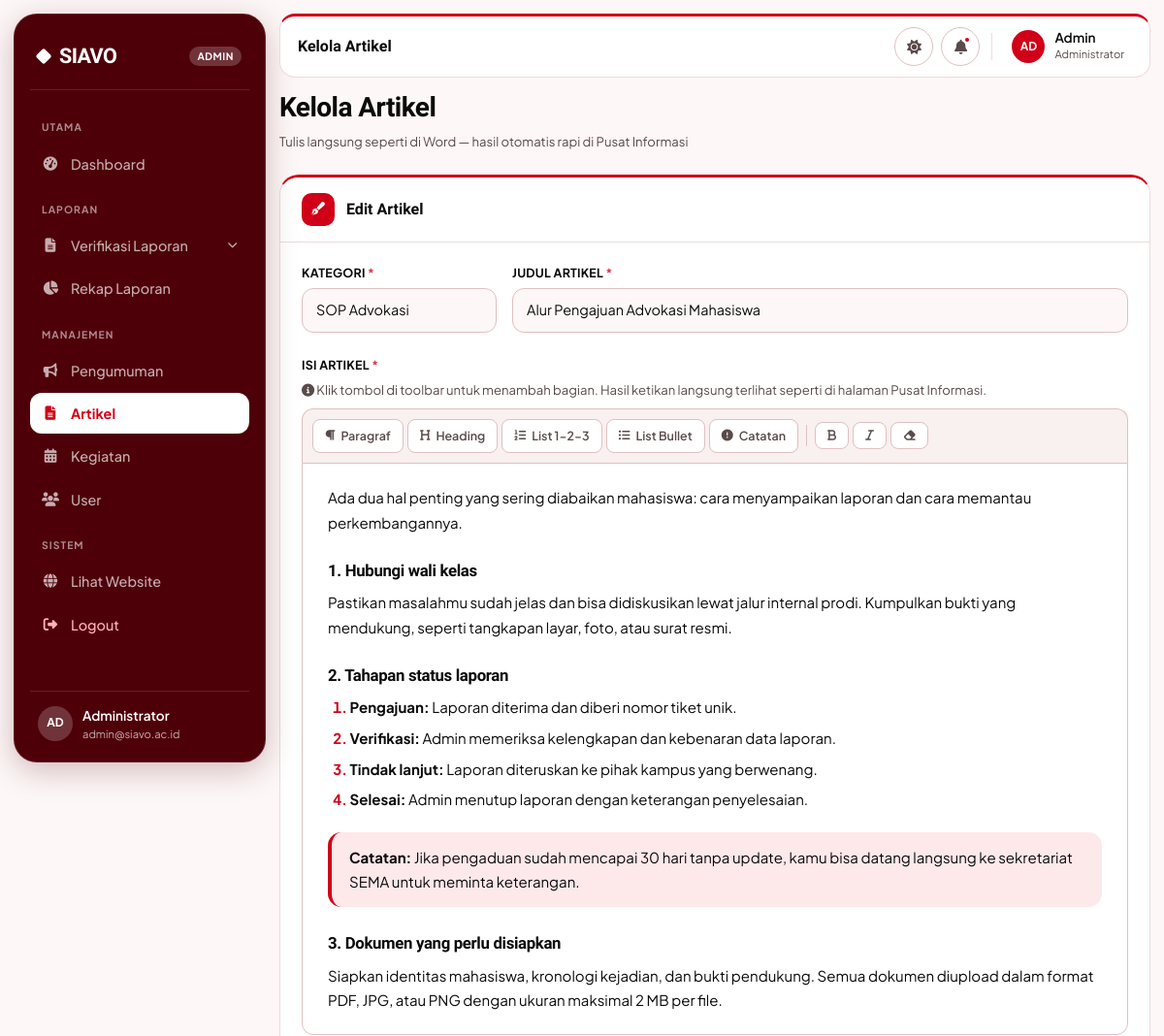
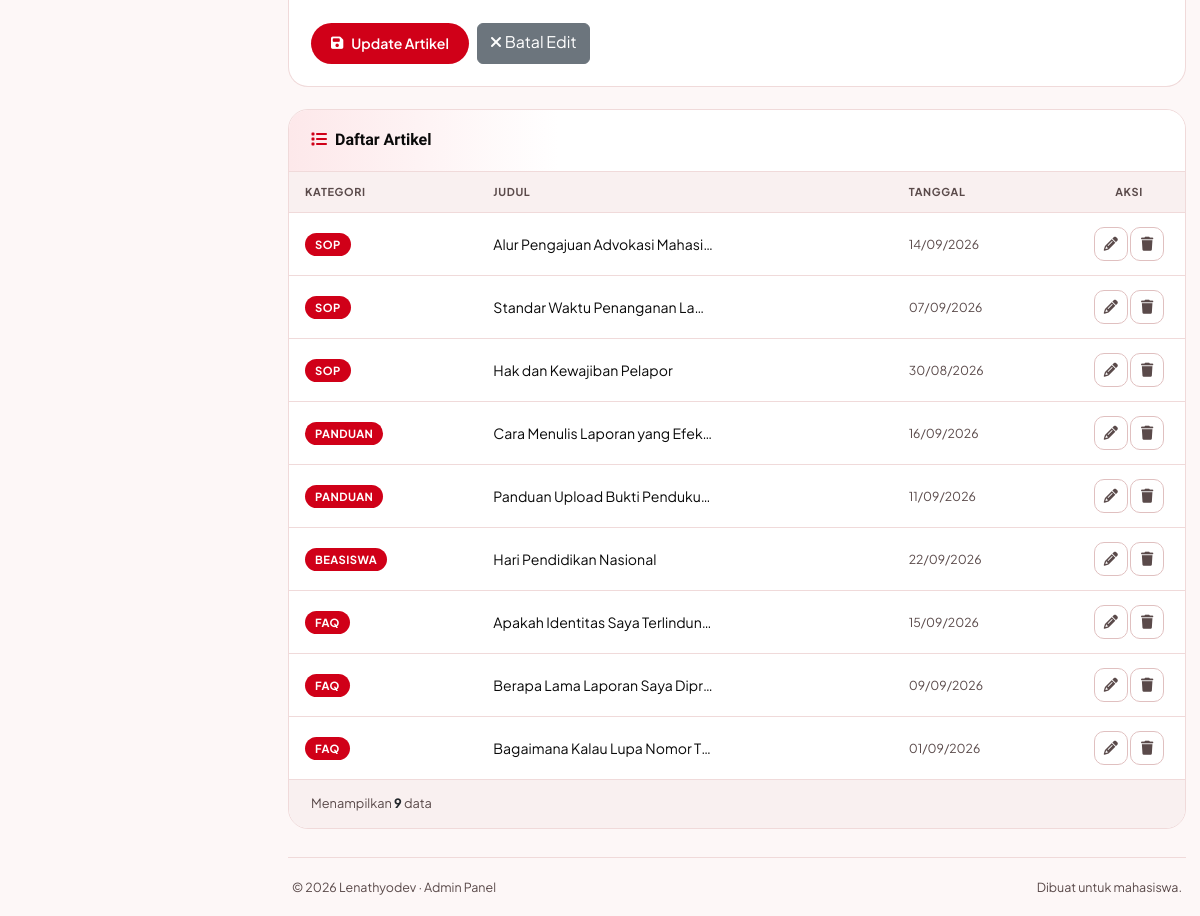
The app's page /admin/kelola-artikel.php?edit=1 (signed in) with its own data (2 pictures, top to bottom).
### tables this page shows
CREATE TABLE `artikel` (
  `id` int(11) NOT NULL,
  `judul` varchar(200) NOT NULL,
  `konten` text NOT NULL,
  `kategori_info` enum('sop','panduan','beasiswa','faq') NOT NULL,
  `created_at` timestamp NOT NULL DEFAULT current_timestamp()
);

### admin/kelola-artikel.php (the view, shortened to what this page needs)
<?php
require_once '../includes/auth_check.php';
$edit_data = null;
if (isset($_GET['edit'])) {
    $edit_id = intval($_GET['edit']);
    $stmt = $conn->prepare("SELECT * FROM artikel WHERE id = ?");
    $stmt->bind_param("i", $edit_id);
    $stmt->execute();
    $edit_data = $stmt->get_result()->fetch_assoc();
}
$artikel = [];
$sql = "SELECT * FROM artikel ORDER BY kategori_info, created_at DESC";
$result = $conn->query($sql);
if ($result) {
    while ($row = $result->fetch_assoc()) {
        $artikel[] = $row;
    }
}
include '../admin/includes/sidebar.php';
?>
<div class="container-fluid">
    <div class="d-flex flex-column flex-md-row align-items-md-center justify-content-between mb-4">
        <div>
            <h1 class="h3 fw-bold text-dark" style="color: var(--siavo-red-heading) !important;">Kelola Artikel</h1>
            <p class="text-muted small mb-0">Tulis langsung seperti di Word — hasil otomatis rapi di Pusat Informasi</p>
        </div>
    </div>
    <div class="card-modern" style="margin-bottom:22px">
        <div class="card-modern-header">
            <i class="fas fa-pen-fancy"></i>
            <h5><?php echo $edit_data ? 'Edit Artikel' : 'Tulis Artikel Baru'; ?></h5>
        </div>
        <div class="card-modern-body">
            <form method="POST" class="form-modern" id="artikelForm">
                <div class="row g-3 mb-4">
                    <div class="col-md-3">
                        <label>Kategori <span class="text-danger">*</span></label>
                        <select name="kategori_info" class="form-select" required>
                            <option value="sop"
                                <?php echo ($edit_data['kategori_info'] ?? '') === 'sop' ? 'selected' : ''; ?>>SOP
                                Advokasi</option>
                        </select>
                    </div>
                    <div class="col-md-9">
                        <label>Judul Artikel <span class="text-danger">*</span></label>
                        <input type="text" name="judul" class="form-control"
                            value="<?php echo htmlspecialchars($edit_data['judul'] ?? ''); ?>"
                            placeholder="Contoh: Alur Pengajuan Advokasi Mahasiswa" required>
                    </div>
                </div>
                <label>Isi Artikel <span class="text-danger">*</span></label>
                <p class="text-muted small mb-2">
                    <i class="fas fa-info-circle"></i>
                    Klik tombol di toolbar untuk menambah bagian. Hasil ketikan langsung terlihat seperti di halaman
                    Pusat Informasi.
                </p>
                <div class="editor-toolbar">
                    <button type="button" data-block="p" title="Paragraf biasa"><i class="fas fa-paragraph"></i>
                        Paragraf</button>
                    <button type="button" data-block="h4" title="Sub-judul bagian"><i class="fas fa-heading"></i>
                        Heading</button>
                    <button type="button" data-block="ol" title="List bernomor"><i class="fas fa-list-ol"></i> List
                        1-2-3</button>
                    <button type="button" data-block="ul" title="List bullet"><i class="fas fa-list-ul"></i> List
                        Bullet</button>
                    <button type="button" data-block="note" title="Kotak catatan merah"><i
                            class="fas fa-circle-exclamation"></i> Catatan</button>
                    <button type="button" data-cmd="bold" title="Bold"><i class="fas fa-bold"></i></button>
                    <button type="button" data-cmd="italic" title="Italic"><i class="fas fa-italic"></i></button>
                    <button type="button" data-cmd="removeFormat" title="Hapus format"><i
                            class="fas fa-eraser"></i></button>
                </div>
                <div id="editorArea" class="editor-area prose" contenteditable="true"
                    data-placeholder="Mulai tulis artikel di sini..."><?php echo $edit_data['konten'] ?? ''; ?></div>
                <div class="d-flex gap-2 mt-4">
                    <button type="submit" class="btn btn-modern-primary">
                        <i class="fas fa-save"></i> <?php echo $edit_data ? 'Update Artikel' : 'Simpan Artikel'; ?>
                    </button>
                    <?php if ($edit_data): ?>
                    <a href="kelola-artikel.php" class="btn btn-secondary">
                        <i class="fas fa-times"></i> Batal Edit
                    </a>
                    <?php endif; ?>
                </div>
            </form>
        </div>
    </div>
    <div class="table-modern-wrapper">
        <div class="table-header">
            <div class="title"><i class="fas fa-list"></i>Daftar Artikel</div>
        </div>
        <?php if (empty($artikel)): ?>
        <div class="empty-state-modern">
            <i class="fas fa-file-lines"></i>
            <p>Belum ada artikel</p>
        </div>
        <?php else: ?>
        <div class="table-scroll">
            <table>
                <thead>
                    <tr>
                        <th>Kategori</th>
                        <th>Judul</th>
                        <th>Tanggal</th>
                        <th class="text-center" style="width:120px">Aksi</th>
                    </tr>
                </thead>
                <tbody>
                    <?php foreach ($artikel as $a): ?>
                    <tr>
                        <td><span class="badge-category-modern"><?php echo strtoupper($a['kategori_info']); ?></span>
                        </td>
                        <td><span class="cell-title"><?php echo htmlspecialchars($a['judul']); ?></span></td>
                        <td class="text-muted small"><?php echo date('d/m/Y', strtotime($a['created_at'])); ?></td>
                        <td class="text-center">
                            <a href="?edit=<?php echo $a['id']; ?>" class="btn-icon-modern edit" title="Edit">
                                <i class="fas fa-pencil"></i>
                            </a>
                            <form method="POST" style="display:inline"
                                onsubmit="return confirm('Yakin ingin menghapus artikel ini?')">
                                <button type="submit" class="btn-icon-modern delete" title="Hapus">
                                    <i class="fas fa-trash"></i>
                                </button>
                            </form>
                        </td>
                    </tr>
                    <?php endforeach; ?>
                </tbody>
            </table>
        </div>
        <div class="table-footer">
            <span>Menampilkan <span class="fw-bold text-dark"><?php echo count($artikel); ?></span> data</span>
        </div>
        <?php endif; ?>
    </div>
</div>
<?php include '../admin/includes/sidebar-footer.php'; ?>

### records on screen
artikel: kategori_info "SOP Advokasi", judul "Alur Pengajuan Advokasi Mahasiswa", konten "Ada dua hal penting yang sering diabaikan mahasiswa: cara menyampaikan laporan dan cara memantau perkembangannya. 1. Hubungi wali kelas Pastikan masalahmu sudah jelas dan bisa didiskusikan lewat jalur internal prodi. Kumpulkan bukti yang mendukung, seperti tangkapan layar, foto, atau surat resmi. 2. Tahapan status laporan Pengajuan: Laporan diterima dan diberi nomor tiket unik. Verifikasi: Admin memeriksa kelengkapan dan kebenaran data laporan. Tindak lanjut: Laporan diteruskan ke pihak kampus yang berwenang. Selesai: Admin menutup laporan dengan keterangan penyelesaian. Catatan: Jika pengaduan sudah mencapai 30 hari tanpa update, kamu bisa datang langsung ke sekretariat SEMA untuk meminta…", kategori_info "SOP", judul "Alur Pengajuan Advokasi Mahasi…", created_at "14/09/2026"
artikel: kategori_info "SOP", judul "Standar Waktu Penanganan La…", created_at "07/09/2026"
artikel: kategori_info "SOP", judul "Hak dan Kewajiban Pelapor", created_at "30/08/2026"
artikel: kategori_info "PANDUAN", judul "Cara Menulis Laporan yang Efek…", created_at "16/09/2026"
artikel: kategori_info "PANDUAN", judul "Panduan Upload Bukti Penduku…", created_at "11/09/2026"
artikel: kategori_info "BEASISWA", judul "Hari Pendidikan Nasional", created_at "22/09/2026"
artikel: kategori_info "FAQ", judul "Apakah Identitas Saya Terlindun…", created_at "15/09/2026"
artikel: kategori_info "FAQ", judul "Berapa Lama Laporan Saya Dipr…", created_at "09/09/2026"
artikel: kategori_info "FAQ", judul "Bagaimana Kalau Lupa Nomor T…", created_at "01/09/2026"

### other values on screen
$page_title "Kelola Artikel"
count($artikel) "9"
